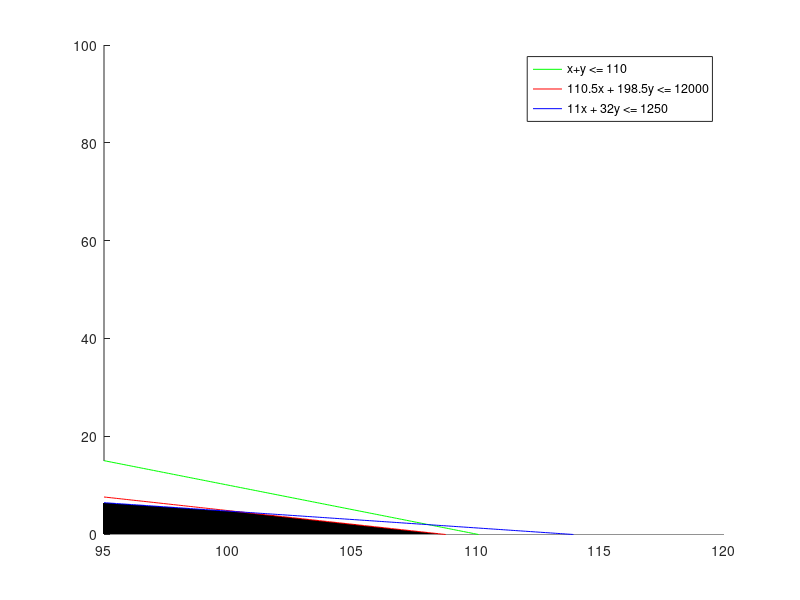

Here is the MATLAB script that generated this plot:
%L4_1
clc
clear

hold on
axis([95 120 0 100])
x1 = [95:0.1:120];

% Area constraint:
% x + y <= 110
y1 = -x1 + 110;

% Investment constraint:
% 110.5x + 198.5y <= 12000
y2 = -221/397*x1 + 24000/397;

% Labour constraint:
% 11x + 32y <= 1250
y3 = -11/32*x1 + 625/16;

% Non-negative constraint:
% x, y >= 0

% Objective function:
% Z = max(51.5x + 119.5y)

% Define the feasible region
[X,Y] = meshgrid(x1,0:0.01:15);
cond1 = X+Y<=110;
cond2 = 110.5*X+198.5*Y<=12000;
cond3 = 11*X+32*Y<=1250;
cond4 = X>=0;
cond5 = Y>=0;
Z = cond1 & cond2 & cond3 & cond4 & cond5;

% Plot the feasible region
imagesc(x1, [0 15], Z);
colormap(flipud(gray));

plot(x1, y1, 'g', x1, y2, 'r', x1, y3, 'b')
legend('x+y <= 110', '110.5x + 198.5y <= 12000', '11x + 32y <= 1250');
